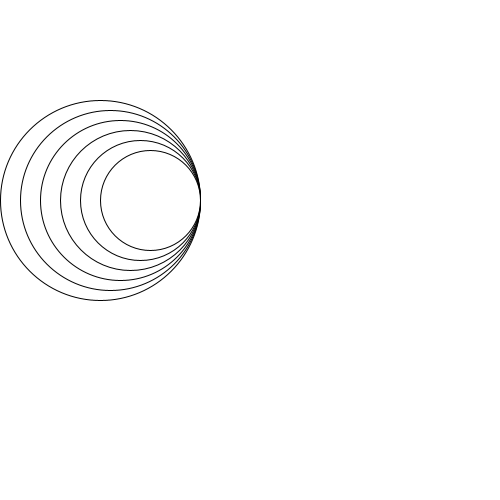
Frame 1 (no input)
Frame 60 (the mouse pressed at the canvas centre just before this capture): identical to frame 1, image omitted
Frame 120 (the mouse held since frame 60 and released just before this capture): identical to frame 1, image omitted

The Processing sketch that drew this single still picture (run headless with seeded random() and noise(); from frame 60 on, the mouse is pressed at the canvas centre):

// Processing sketch: opdracht6
// ── opdracht6.pde


void setup(){
  size(500,500);
}
void draw(){
background(255,255,255);
drawC(200);
}
void drawC(int sizeC){
for(int i=0;i <6; i++){
  ellipse(200- sizeC/2,200,sizeC,sizeC);
  sizeC-=20;
}
}
